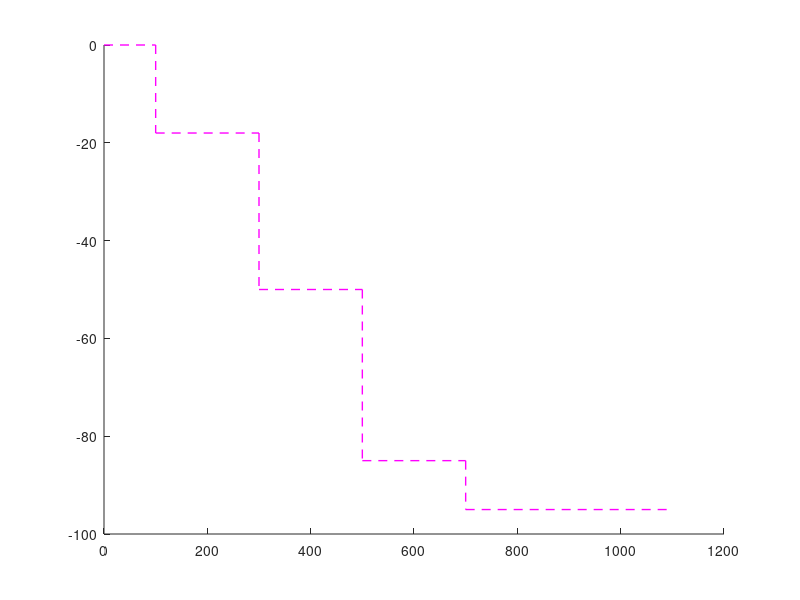

Recreate this plot in MATLAB.
function drawgsmmask(hfig)
%DRAWGSMMASK Utility to draw a GSM mask for the GSMDDC demo.

%   Author(s): R. Losada
%   Copyright 1999-2004 The MathWorks, Inc.
%   $Revision: 1.1.6.1 $  $Date: 2004/04/20 23:16:43 $

if nargin < 1, hfig = gcf; end

args = {'Color',[1 0 1],'LineWidth',1,'LineStyle','--'};
line([0 100],[0 0],args{:})

line([100 100],[0 -18],args{:})

line([100 300],[-18 -18],args{:})

line([300 300],[-18 -50],args{:})

line([300 500],[-50 -50],args{:})

line([500 500],[-50 -85],args{:})

line([500 700],[-85 -85],args{:})

line([700 700],[-85 -95],args{:})

line([700 1100],[-95 -95],args{:})